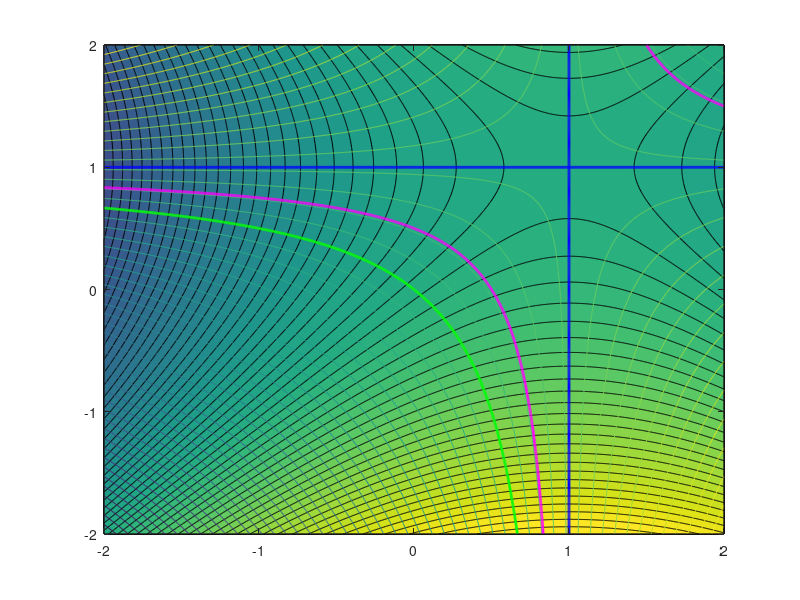

MATLAB code for this plot:
clear
close all

u = linspace(-2, 2, 1000);
v = linspace(-2, 2, 500);
[U, V] = meshgrid(u, v);
T = U + 1i*V;

% Phi function 
x = 5;
phifunc = @(t) x*(t+1i*t-t.^2/2);
phi = phifunc(T);

[C, h] = contourf(real(T), imag(T), real(phi - phifunc(1/2)), 50);
hold on
[C, h] = contour(real(T), imag(T), imag(phi), 50);
[C, h] = contour(real(T), imag(T), imag(phi - phifunc(0)), [0, 0], 'g', 'LineWidth', 2);
[C, h] = contour(real(T), imag(T), imag(phi - phifunc(1/2)), [0, 0], 'm', 'LineWidth', 2);
[C, h] = contour(real(T), imag(T), imag(phi - phifunc(1)), [0, 0], 'b', 'LineWidth', 2);